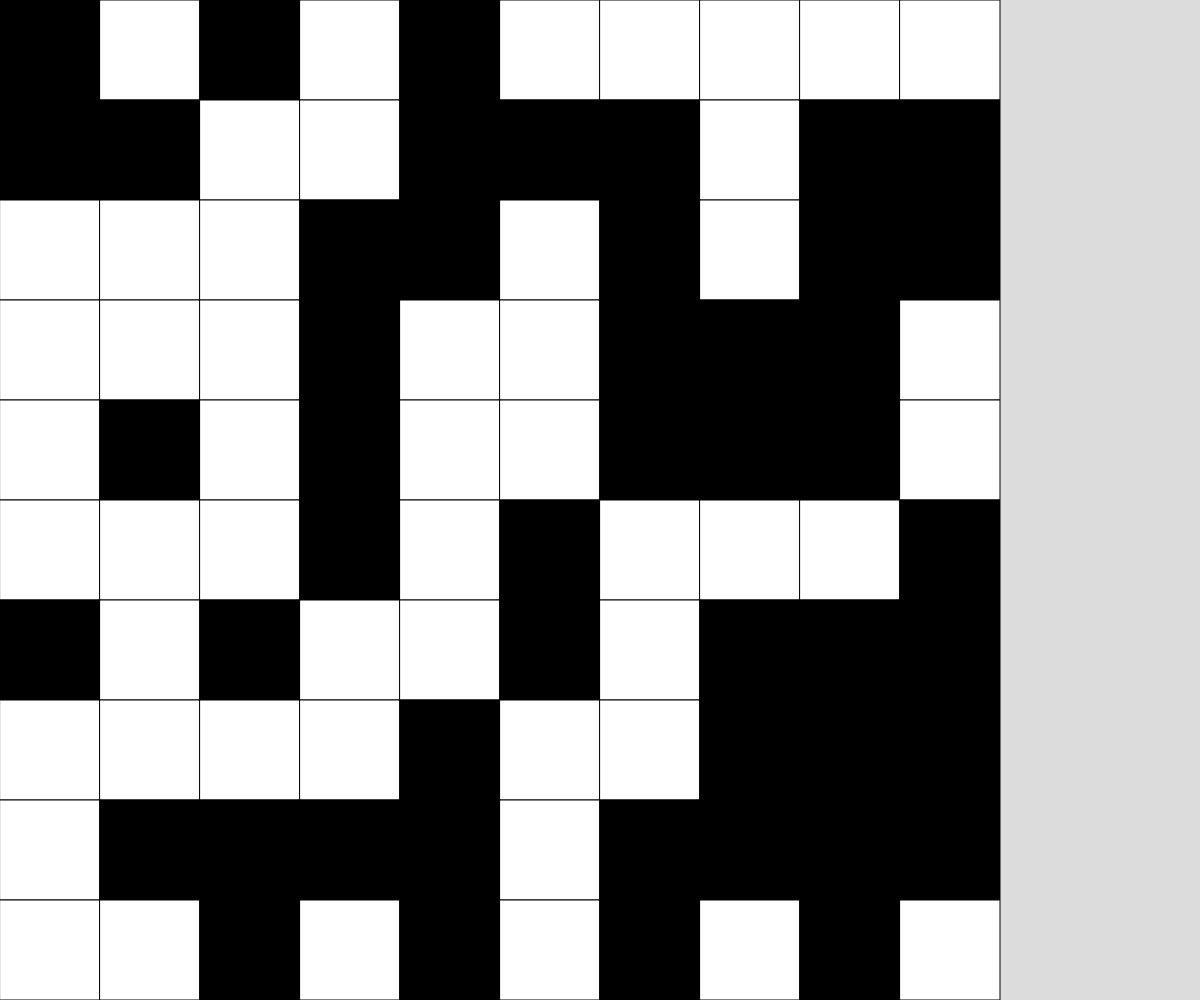
Frame 1 (no input)
Frame 60 (no input): identical to frame 1, image omitted
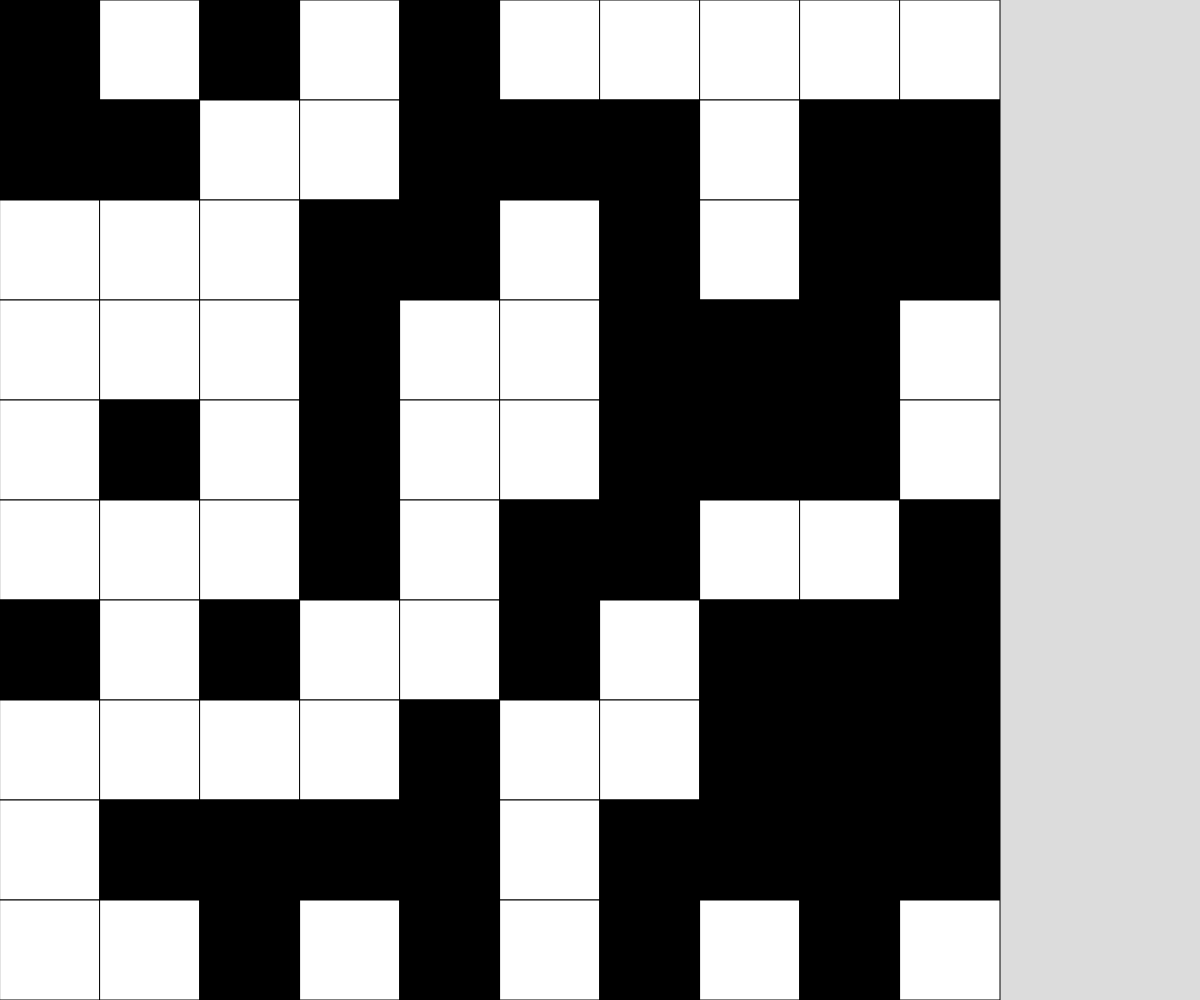
Frame 120 (the mouse pressed at the canvas centre since frame 60)

The p5.js sketch that drew these frames (run headless with seeded random() and noise() and a simulated clock; from frame 60 on, the mouse is pressed at the canvas centre):

// p5.js sketch
// ── sketch.js
// Grid Demo
//learn 2d arrays

// if you are hard coding the grid
// let grid = [[1, 0, 1, 0],
//             [0, 1, 1, 0],
//             [1, 0, 0, 1],
//             [0, 1, 0, 1]];
// const SQUARE_DIMENSIONS = grid.length;

//if randomizing the grid
const SQUARE_DIMENSIONS = 10;
let grid;
let cellSize;

async function setup() {
  createCanvas(windowWidth, windowHeight);
  if (width < height) {
    cellSize = width / SQUARE_DIMENSIONS;
  }
  else {
    cellSize = height / SQUARE_DIMENSIONS;
  }
  grid = randomizeGrid(SQUARE_DIMENSIONS, SQUARE_DIMENSIONS);
}

function draw() {
  background(220);
  showGrid();
}

function mousePressed() {
  let x = Math.floor(mouseX/cellSize);
  let y = Math.floor(mouseY/cellSize);
  console.log(x,y);
  toggleCell(x,y);
}

function toggleCell(x,y) {
  if (grid[y][x] === 1){
    grid[y][x] = 0;
  }
  else if (grid[y][x] === 0) {
    grid[y][x] = 1;
  }
}

function showGrid() {
  for (let y = 0; y < SQUARE_DIMENSIONS; y++) {
    for (let x = 0; x < SQUARE_DIMENSIONS; x++) {
      if (grid[y][x] === 1) {
        fill('black');
      }
      else if (grid[y][x] === 0) {
        fill('white');
      }
      square(x * cellSize, y * cellSize, cellSize);
    }
  }
}

function randomizeGrid(cols, rows) {
  let newGrid = [];
  for (let y = 0; y < rows; y++) {
    newGrid.push([]);
    for (let x = 0; x < cols; x++) {
      if (random(100) < 50) {
        newGrid[y].push(0);
      }
      else {
        newGrid[y].push(1);
      }
    }
  }
  return newGrid;
}
